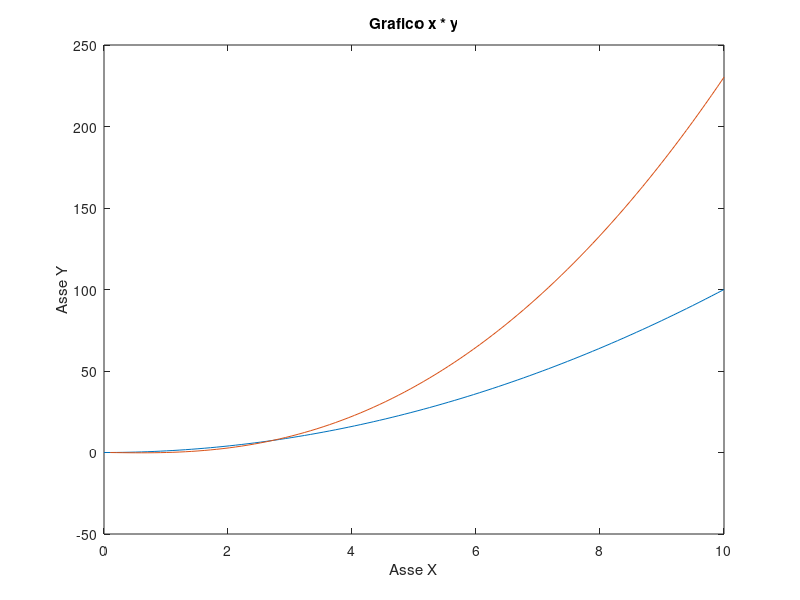

Write MATLAB code to recreate this figure.
close all; clear all; clc;

% Definisci un vettore per l'asse x
x = linspace(0, 10, 100); % Genera 100 punti equidistanti da 0 a 10

% Definisci u n vettore per l'asse y (ad esempio, x * 2)
y = x.^2;

% Traccia il grafico
plot(x, y);
hold on
y = x.^2.*reallog(x);
plot(x, y)
xlabel('Asse X');
ylabel('Asse Y');
title('Grafico x * y');

